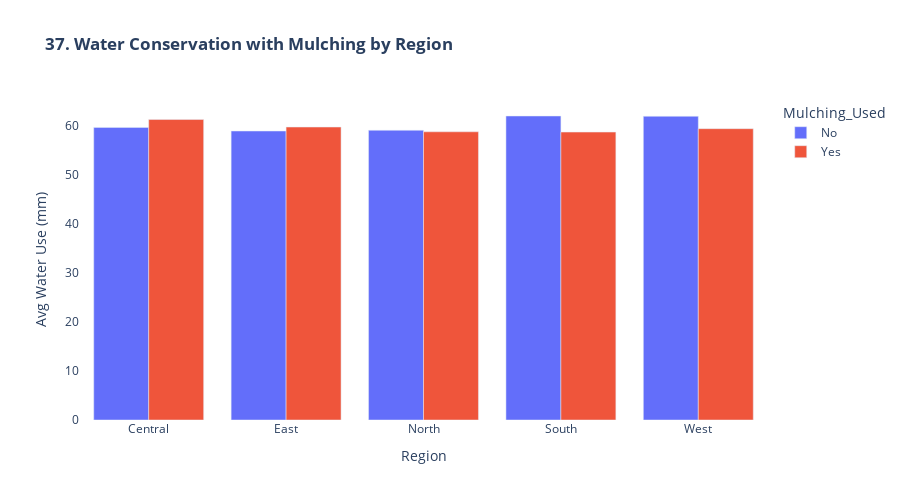

The notebook cell saved with this chart:
### Markdown cell above
### *37. Water Conservation Practices*

### Code cell
print("\n37. Conservation Practices...")

conservation = df.groupby(['Region', 'Mulching_Used'], observed=False).agg(
    Avg_Water_Saved=('Previous_Irrigation_mm', 'mean'),
    Success_Rate=('Irrigation_Need', lambda x: (x == 'Low').mean() * 100),
    Count=('Region', 'count')
).reset_index()

fig37 = px.bar(conservation, x='Region', y='Avg_Water_Saved',
               color='Mulching_Used', barmode='group',
               title='<b>37. Water Conservation with Mulching by Region</b>',
               labels={'Avg_Water_Saved': 'Avg Water Use (mm)', 'Region': 'Region'})

fig37.update_layout(height=500, plot_bgcolor='white')
fig37.show()

### Figure 1 — Plotly figure (JSON) as saved in the notebook; plotly's stock layout.template omitted (floating-point values rounded to 4 significant figures)
{"data": [{"alignmentgroup": "True", "hovertemplate": "Mulching_Used=No<br>Region=%{x}<br>Avg Water Use (mm)=%{y}<extra></extra>", "legendgroup": "No", "marker": {"color": "#636efa", "pattern": {"shape": ""}}, "name": "No", "offsetgroup": "No", "orientation": "v", "showlegend": true, "textposition": "auto", "type": "bar", "x": ["Central", "East", "North", "South", "West"], "xaxis": "x", "y": [59.58, 58.84, 59.0, 61.9, 61.84], "yaxis": "y"}, {"alignmentgroup": "True", "hovertemplate": "Mulching_Used=Yes<br>Region=%{x}<br>Avg Water Use (mm)=%{y}<extra></extra>", "legendgroup": "Yes", "marker": {"color": "#EF553B", "pattern": {"shape": ""}}, "name": "Yes", "offsetgroup": "Yes", "orientation": "v", "showlegend": true, "textposition": "auto", "type": "bar", "x": ["Central", "East", "North", "South", "West"], "xaxis": "x", "y": [61.18, 59.65, 58.68, 58.63, 59.32], "yaxis": "y"}], "layout": {"barmode": "group", "height": 500, "legend": {"title": {"text": "Mulching_Used"}, "tracegroupgap": 0}, "plot_bgcolor": "white", "title": {"text": "<b>37. Water Conservation with Mulching by Region</b>"}, "xaxis": {"anchor": "y", "domain": [0, 1], "title": {"text": "Region"}}, "yaxis": {"anchor": "x", "domain": [0, 1], "title": {"text": "Avg Water Use (mm)"}}}}
